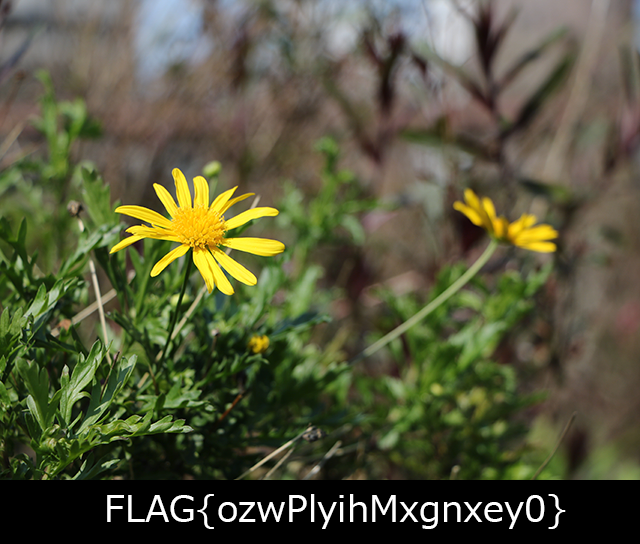

Python code for this plot:
from PIL import Image

image = Image.open("original.png")
flag = Image.open("flag1.png")

for y in range(480):
    for x in range(640):
        r,g,b = image.getpixel((x, y))
        b = b&0xfd | int(flag.getpixel((x, y))[0] > 128)<<1
        image.putpixel((x, y), (r,g,b))

image.save("emb1.png")
